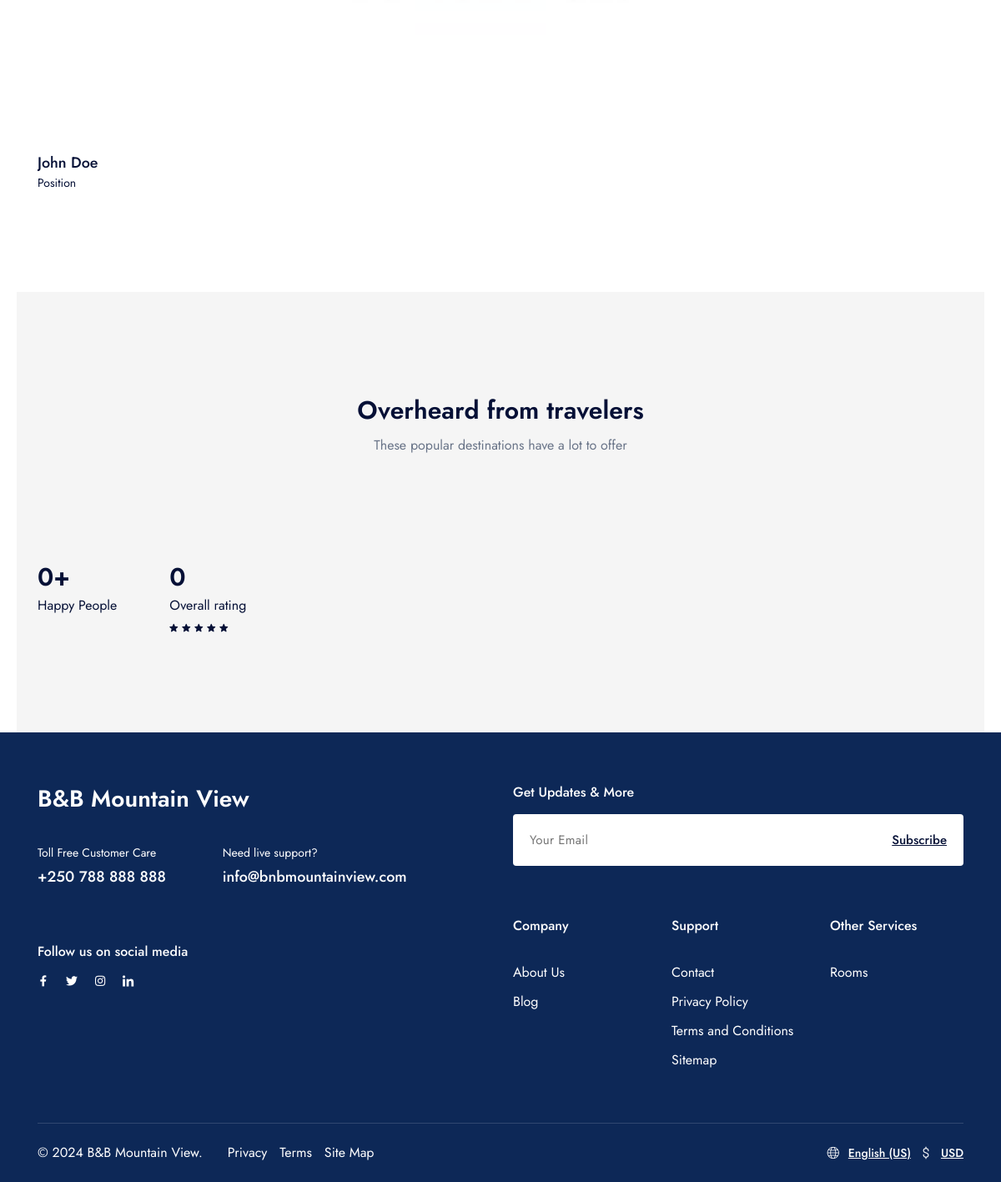
Page /about/ (lower part) on the earlier database version.
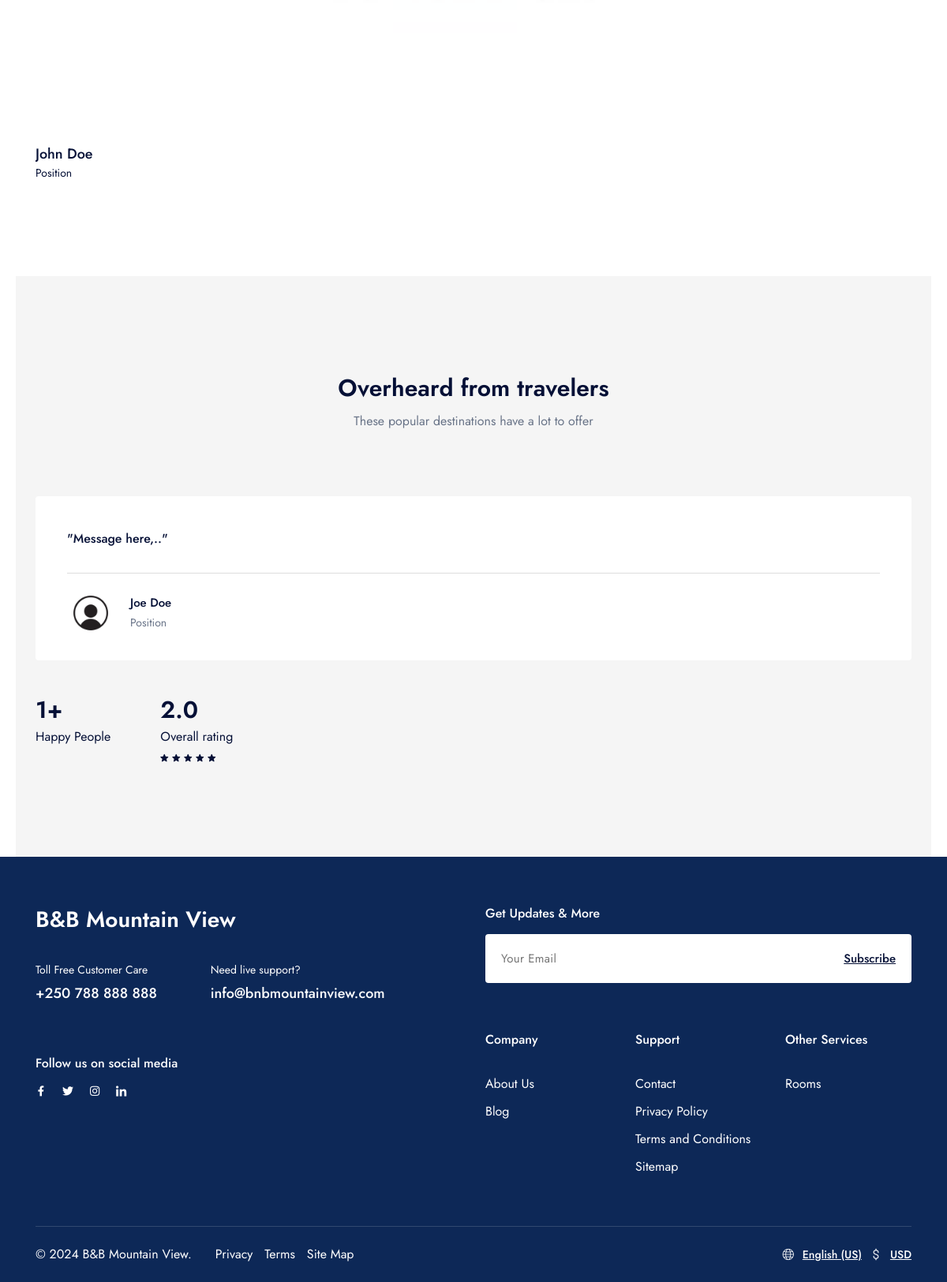
Same page on the later database version.
### home/models.py (models this page shows, shortened)
class Team(models.Model):
    name = models.CharField(max_length=255)
    position = models.CharField(max_length=255)
    image = ProcessedImageField(
        upload_to=team_image_path,
        processors=[ResizeToFill(234, 300)],
        format='JPEG',
        options={'quality': 90},
        null=True,
        blank=True,
    )
    created_at = models.DateTimeField(default=timezone.now)
    updated_at = models.DateTimeField(auto_now=True)
    class Meta:
        verbose_name_plural = "Team Members"

class Testimony(models.Model):
    STAR_CHOICES = [
        (1, '★☆☆☆☆'),
        (2, '★★☆☆☆'),
        (3, '★★★☆☆'),
        (4, '★★★★☆'),
        (5, '★★★★★'),
    ]
    name = models.CharField(max_length=255)
    position = models.CharField(max_length=255)
    message = models.CharField(max_length=255)
    rating = models.IntegerField(choices=STAR_CHOICES)
    image = ProcessedImageField(
        upload_to=testimony_image_path,
        processors=[ResizeToFill(300, 300)],
        format='JPEG',
        options={'quality': 90},
        null=True,
        blank=True,
    )
    status = models.BooleanField(default=False)
    created_at = models.DateTimeField(default=timezone.now)
    updated_at = models.DateTimeField(auto_now=True)
    class Meta:
        verbose_name_plural = "Testimonies"

### home/views.py (the view)
# urls.py: path('about/', about, name="about"),
def about(request):
    team = Team.objects.all()
    testimonies = Testimony.objects.filter(status=True)
    happy_people_count = testimonies.count()
    average_rating = testimonies.aggregate(Avg('rating'))['rating__avg'] or 0
    average_rating = round(average_rating, 2)
    context = {
        'team': team,
        'testimonies': testimonies,
        'happy_people_count': happy_people_count,
        'average_rating': average_rating,
    }
    return render(request, 'about.html', context)

### templates/about.html (shortened to what this page needs)
{% extends 'layouts/app.html' %}
{% load static %}
{% load humanize %}
{% block content %}
    <section class="layout-pt-lg layout-pb-lg">
        <div class="container">
            <div class="overflow-hidden pt-40 js-section-slider" data-gap="30" data-slider-cols="xl-5 lg-4 md-2 sm-2 base-1" data-nav-prev="js-team-prev" data-pagination="js-team-pag" data-nav-next="js-team-next">
                <div class="swiper-wrapper">
                    {% for person in team %}
                        <div class="swiper-slide">
                            <div class="">
                                <img src="{{ person.image.url }}" alt="image" class="rounded-4 col-12" style="">
                                <div class="mt-10">
                                    <div class="text-18 lh-15 fw-500">{{ person.name }}</div>
                                    <div class="text-14 lh-15">{{ person.position }}</div>
                                </div>
                            </div>
                        </div>
                    {% endfor %}
                </div>
            </div>
        </div>
    </section>
    <section class="section-bg layout-pt-lg layout-pb-lg">
        <div class="section-bg__item -mx-20 bg-light-2"></div>
        <div class="container">
            <div class="row justify-center text-center">
                <div class="col-auto">
                    <div class="sectionTitle -md">
                        <h2 class="sectionTitle__title">Overheard from travelers</h2>
                        <p class=" sectionTitle__text mt-5 sm:mt-0">These popular destinations have a lot to offer</p>
                    </div>
                </div>
            </div>
            <div class="overflow-hidden pt-80 js-section-slider" data-gap="30" data-slider-cols="xl-3 lg-3 md-2 sm-1 base-1">
                <div class="swiper-wrapper">
                    {% for testimony in testimonies %}
                        <div class="swiper-slide">
                            <div class="testimonials -type-1 bg-white rounded-4 pt-40 pb-30 px-40">
                                <p class="testimonials__text lh-18 fw-500 text-dark-1">
                                    &quot;{{ testimony.message }}&quot;
                                </p>
                                <div class="pt-20 mt-28 border-top-light">
                                    <div class="row x-gap-20 y-gap-20 items-center">
                                        <div class="col-auto">
                                            <img class="size-60" src="{{ testimony.image.url }}" alt="image">
                                        </div>
                                        <div class="col-auto">
                                            <div class="text-15 fw-500 lh-14">{{ testimony.name }}</div>
                                            <div class="text-14 lh-14 text-light-1 mt-5">{{ testimony.position }}</div>
                                        </div>
                                    </div>
                                </div>
                            </div>
                        </div>
                    {% endfor %}
                </div>
            </div>
            <div class="row y-gap-30 items-center pt-40 sm:pt-20">
                <div class="col-xl-4">
                    <div class="row y-gap-30 text-dark-1">
                        <div class="col-sm-5 col-6">
                            <div class="text-30 lh-15 fw-600">{{ happy_people_count }}+</div>
                            <div class="lh-15">Happy People</div>
                        </div>
                        <div class="col-sm-5 col-6">
                            <div class="text-30 lh-15 fw-600">{{ average_rating }}</div>
                            <div class="lh-15">Overall rating</div>
                            <div class="d-flex x-gap-5 items-center pt-10">
                                {% for i in "★★★★★" %}
                                    <div class="icon-star text-dark-1 text-10"></div>
                                {% endfor %}
                            </div>
                        </div>
                    </div>
                </div>
            </div>
        </div>
    </section>
{% endblock %}

### templates/layouts/app.html (shortened to what this page needs)
{% load static %}
<!DOCTYPE html>
<html lang="en" data-x="html" data-x-toggle="html-overflow-hidden">
<head>
    <link rel="stylesheet" href="{% static 'css/vendors.css' %}">
    <link rel="stylesheet" href="{% static 'css/main.css' %}">
</head>
<body>
    <main>
        {% block content %}{% endblock %}
        {% include 'inc/footer.html' %}
    </main>
</body>
</html>

### templates/inc/header.html (shortened to what this page needs)
{% load static %}

### templates/inc/footer.html (shortened to what this page needs)
{% load static %}
<footer class="footer -type-2 bg-dark-2 text-white">
    <div class="container">
        <div class="pt-60 pb-60">
            <div class="row y-gap-40 justify-between xl:justify-start">
                <div class="col-xl-4 col-lg-6">
                    <a href="{% url 'base:home' %}">
                        <h3>
                            B&B Mountain View
                        </h3>
                    </a>
                    <div class="row y-gap-30 justify-between pt-30">
                        <div class="col-sm-6">
                            <div class="text-14">Toll Free Customer Care</div>
                            <a href="#" class="text-18 fw-500 mt-5">+250 788 888 888</a>
                        </div>
                        <div class="col-sm-5">
                            <div class="text-14">Need live support?</div>
                            <a href="#" class="text-18 fw-500 mt-5">info@bnbmountainview.com</a>
                        </div>
                    </div>
                    <div class="mt-60">
                        <h5 class="text-16 fw-500 mb-10">Follow us on social media</h5>
                        <div class="d-flex x-gap-20 items-center">
                            <a href="#"><i class="icon-facebook text-14"></i></a>
                            <a href="#"><i class="icon-twitter text-14"></i></a>
                            <a href="#"><i class="icon-instagram text-14"></i></a>
                            <a href="#"><i class="icon-linkedin text-14"></i></a>
                        </div>
                    </div>
                </div>
                <div class="col-lg-6">
                    <div class="row y-gap-30">
                        <div class="col-12">
                            <h5 class="text-16 fw-500 mb-15">Get Updates & More</h5>
                            <div class="single-field relative d-flex justify-end items-center pb-30">
                                <input class="bg-white rounded-8" type="email" placeholder="Your Email">
                                <button class="absolute px-20 h-full text-15 fw-500 underline text-dark-1">Subscribe</button>
                            </div>
                        </div>
                        <div class="col-lg-4 col-sm-6">
                            <h5 class="text-16 fw-500 mb-30">Company</h5>
                                <div class="d-flex y-gap-5 flex-column">
                                <a href="{% url 'base:about' %}">About Us</a>
                                <a href="#">Blog</a>
                            </div>
                        </div>
                        <div class="col-lg-4 col-sm-6">
                            <h5 class="text-16 fw-500 mb-30">Support</h5>
                            <div class="d-flex y-gap-5 flex-column">
                                <a href="{% url 'base:contact' %}">Contact</a>
                                <a href="#">Privacy Policy</a>
                                <a href="#">Terms and Conditions</a>
                                <a href="#">Sitemap</a>
                            </div>
                        </div>
                        <div class="col-lg-4 col-sm-6">
                            <h5 class="text-16 fw-500 mb-30">Other Services</h5>
                            <div class="d-flex y-gap-5 flex-column">
                                <a href="{% url 'base:rooms' %}">Rooms</a>
                            </div>
                        </div>
                    </div>
                </div>
            </div>
        </div>
        <div class="py-20 border-top-white-15">
            <div class="row justify-between items-center y-gap-10">
                <div class="col-auto">
                    <div class="row x-gap-30 y-gap-10">
                        <div class="col-auto">
                            <div class="d-flex items-center">
                            © 2024 B&B Mountain View.
                            </div>
                        </div>
                        <div class="col-auto">
                            <div class="d-flex x-gap-15">
                                <a href="#">Privacy</a>
                                <a href="#">Terms</a>
                                <a href="#">Site Map</a>
                            </div>
                        </div>
                    </div>
                </div>
                <div class="col-auto">
                    <div class="row y-gap-10 items-center">
                        <div class="col-auto">
                            <div class="d-flex items-center">
                                <button class="d-flex items-center text-14 fw-500 text-white mr-10">
                                    <i class="icon-globe text-16 mr-10"></i>
                                    <span class="underline">English (US)</span>
                                </button>
                                <button class="d-flex items-center text-14 fw-500 text-white">
                                    <i class="icon-usd text-16 mr-10"></i>
                                    <span class="underline">USD</span>
                                </button>
                            </div>
                        </div>
                    </div>
                </div>
            </div>
        </div>
    </div>
</footer>

Differences in the rows shown:
added Testimony: message "Message here,..", image (picture), name "Joe Doe", position "Position"
Other differences:
{{ happy_people_count }}: "0" → "1"
{{ average_rating }}: "0" → "2.0"
